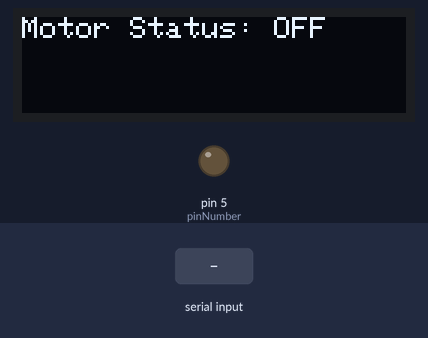
This sketch was run on a simulated Arduino Uno, built with avr-gcc and run on an emulated ATmega328P. On the bench: 128×32 one-colour display, output pins drawn as LEDs (lit = HIGH). The inputs (shaded band) are chosen by the test bench. The modem accepts every AT command (registered, SIM ready, sends succeed) and sends nothing else; what the sketch prints to the serial monitor is not drawn.

Above: at 7.3 s.
7.4 s: "Turn ON" received over the second serial link
At 9.6 s:
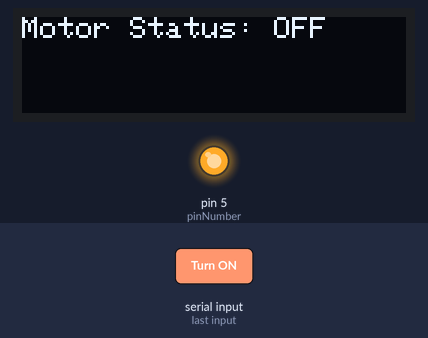
9.9 s: "Turn OFF" received over the second serial link
At 12.2 s:
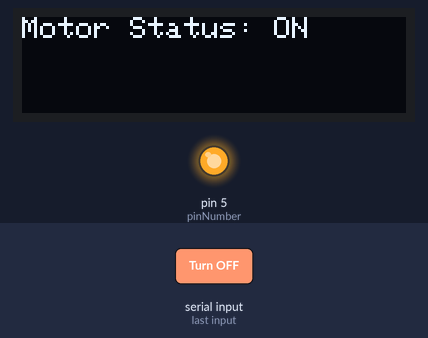
At 13.3 s:
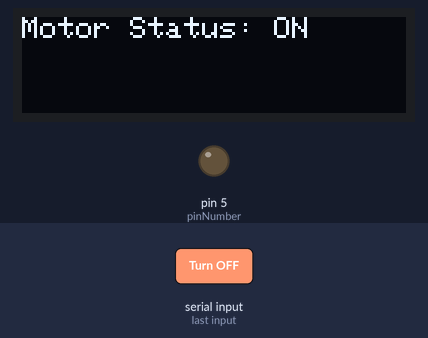
Timing chart, 0 to 14.8 s (numbered marks = the images above; inputs shaded):
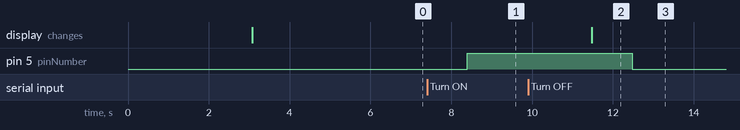

The sketch:

Smart_Irrigation_System.ino
```cpp
#include <Wire.h>
#include <Adafruit_GFX.h>
#include <Adafruit_SSD1306.h>
#include <SoftwareSerial.h>

SoftwareSerial SIM800L(7, 8); // RX, TX
const int pinNumber = 5; // Pin number you want to control
const String phoneNumber = "+919700104930"; // Change to the desired phone number

bool motorState = false; // Variable to track the state of the motor

#define SCREEN_WIDTH 128
#define SCREEN_HEIGHT 32  // Change the height to 32 for a 128x32 display
#define OLED_RESET -1
Adafruit_SSD1306 display(SCREEN_WIDTH, SCREEN_HEIGHT, &Wire, OLED_RESET);

void setup() {
  pinMode(pinNumber, OUTPUT); // Set pin 2 as an output

  Serial.begin(9600); // Start serial communication for debugging
  SIM800L.begin(9600); // Setting the baud rate of SIM800L
  delay(1000);
  SIM800L.println("AT+CMGF=1"); // Configuring TEXT mode
  delay(1000);
  SIM800L.println("AT+CNMI=2,2,0,0,0"); // Configuring SMS notifications
  delay(1000);

  // initialize with the I2C addr 0x3C (for the 128x32)
  if (!display.begin(SSD1306_SWITCHCAPVCC, 0x3C)) {
    Serial.println(F("SSD1306 allocation failed"));
    for (;;);
  }

  // Initial OLED display update
  updateOLED();

  // Print "System ready" to Serial Monitor
  Serial.println("System ready");

  // Send initial SMS
  sendSMS("System is ready");
}

void loop() {
  if (SIM800L.available()) {
    String message = SIM800L.readString();

    if (message.indexOf("Turn ON") >= 0) {
      if (!motorState) {
        digitalWrite(pinNumber, HIGH); // Turn on the motor
        sendSMS("Motor turned ON successfully");
        motorState = true;
      }
    } else if (message.indexOf("Turn OFF") >= 0) {
      if (motorState) {
        digitalWrite(pinNumber, LOW); // Turn off the motor
        sendSMS("Motor turned OFF successfully");
        motorState = false;
      }
    }

    // Print motor status to Serial Monitor
    Serial.print("Motor Status: ");
    Serial.println(motorState ? "ON" : "OFF");

    // Update OLED display with current motor status
    updateOLED();
  }
}

void updateOLED() {
  // Clear the buffer
  display.clearDisplay();

  // Set text size, color, and print the motor status
  display.setTextSize(1);
  display.setTextColor(SSD1306_WHITE);
  display.setCursor(0, 0);
  display.print("Motor Status: ");
  display.println(motorState ? "ON" : "OFF");

  // Display the message
  display.display();
}

void sendSMS(String text) {
  String smsCommand = "AT+CMGS=\"" + phoneNumber + "\"";
  SIM800L.println(smsCommand); // Change to the phone number you want to send to
  delay(1000);
  SIM800L.println(text); // The SMS text you want to send
  delay(1000);
  SIM800L.println((char)26); // ASCII code of CTRL+Z
  delay(1000);
}
```

Measured:
- after the input at 7.4 s, pin 5 (pinNumber): LOW → HIGH after 1.0 s
- after the input at 9.9 s, pin 5 (pinNumber): HIGH → LOW after 2.6 s
